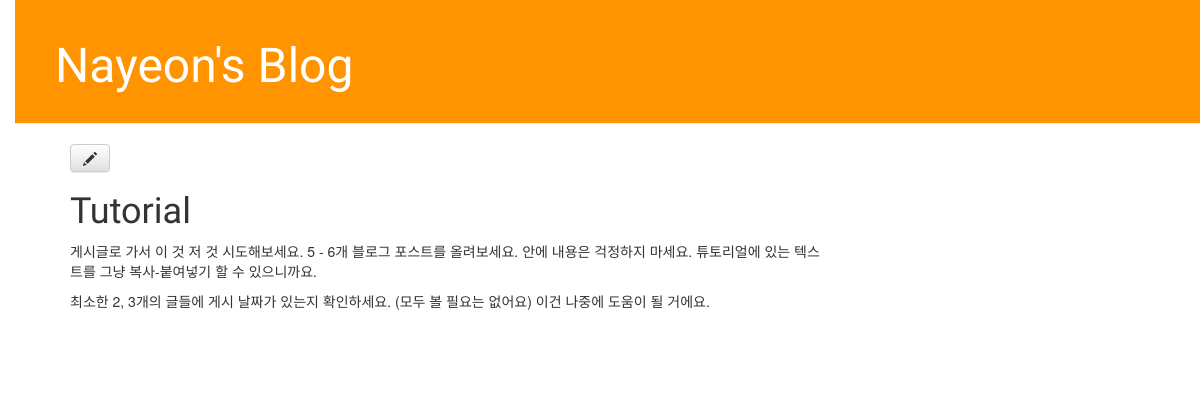
The page /post/2 on the database as committed earlier.
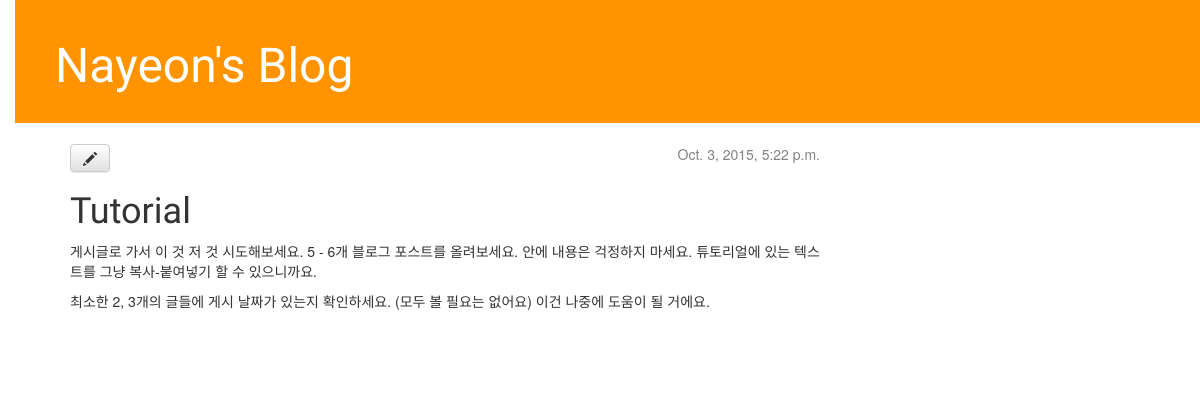
The same page on the database as committed later.
### blog/models.py (models this page shows, shortened)
class Post(models.Model):
    author = models.ForeignKey('auth.User')
    title = models.CharField(max_length=200)
    text = models.TextField()
    created_date = models.DateTimeField(
            default=timezone.now)
    published_date = models.DateTimeField(
            blank=True, null=True)

### blog/views.py (the view)
# urls.py: url(r'^post/(?P<pk>[0-9]+)$', views.post_detail, name='post_detail'),
def post_detail(request,pk):
    post = get_object_or_404(Post, pk=pk)
    return render(request, 'blog/post_detail.html', {'post': post})

### blog/templates/blog/post_detail.html
{% extends "blog/base.html" %}
{% block content %}
<div class="post">
{% if post.published_date %}
<div class="date">
{{ post.published_date }}
</div>
{% endif %}
<a class="btn btn-default" href="{% url "post_edit" pk=post.pk %}"><span class="glyphicon glyphicon-pencil"></span></a>
<h1>{{ post.title }}</h1>
<p>{{ post.text|linebreaks }}</p>
</div>
{% endblock %}

### blog/templates/blog/base.html (shortened to what this page needs)
{% load staticfiles %}
<html>
  <head>
    <link rel="stylesheet" href="//maxcdn.bootstrapcdn.com/bootstrap/3.2.0/css/bootstrap.min.css">
    <link rel="stylesheet" href="//maxcdn.bootstrapcdn.com/bootstrap/3.2.0/css/bootstrap-theme.min.css">
    <link rel="stylesheet" href="{% static "css/blog.css" %}">
   </head>
   <body>
     <div class="page-header">
       <h1><a href="/">Nayeon's Blog</a></h1>
     </div>
     <div class="content container">
       <div class="row">
         <div class="col-md-8">
           {% block content %}
           {% endblock %}
         </div>
       </div>
     </div>
   </body>
   </html>

### blog/static/css/blog.css (style rules this page uses)
h1 a { color: #12E675; font-family: 'Lobster'; }
body { padding-left: 15px; }
.page-header { background-color: #ff9400; margin-top: 0; padding: 20px 20px 20px 40px; }
.page-header h1, .page-header h1 a, .page-header h1 a:visited, .page-header h1 a:active { color: #ffffff; font-size: 36pt; text-decoration: none; }
.content { margin-left: 40px; }
h1, h2, h3, h4 { font-family: 'Lobster', cursive; }
.date { float: right; color: #828282; }
.post { margin-bottom: 70px; }

Rows that differ between the two databases and show on the page:
changed Post "Tutorial": published_date (not shown) → "Oct. 3, 2015, 5:22 p.m."
